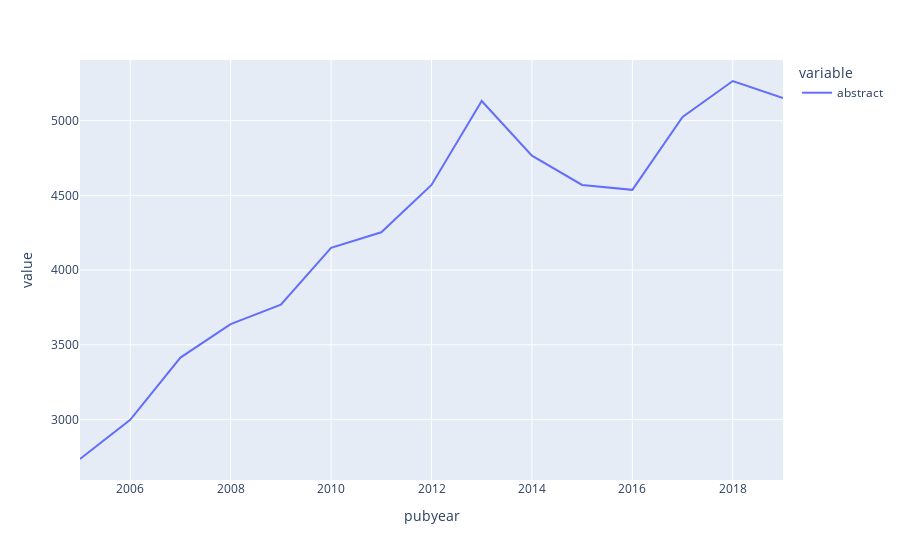

The code cell stored with this chart in its notebook:
### Code cell
px.line(wos.groupby('pubyear').abstract.count())

### Figure 1 — Plotly figure (JSON) as saved in the notebook; plotly's stock layout.template omitted (floating-point values rounded to 4 significant figures)
{"data": [{"hovertemplate": "variable=abstract<br>pubyear=%{x}<br>value=%{y}<extra></extra>", "legendgroup": "abstract", "line": {"color": "#636efa", "dash": "solid"}, "mode": "lines", "name": "abstract", "orientation": "v", "showlegend": true, "type": "scatter", "x": [2005, 2006, 2007, 2008, 2009, 2010, 2011, 2012, 2013, 2014, 2015, 2016, 2017, 2018, 2019], "xaxis": "x", "y": [2735, 2997, 3414, 3638, 3768, 4149, 4253, 4570, 5132, 4766, 4570, 4537, 5025, 5266, 5152], "yaxis": "y"}], "layout": {"legend": {"title": {"text": "variable"}, "tracegroupgap": 0}, "margin": {"t": 60}, "xaxis": {"anchor": "y", "domain": [0, 1], "title": {"text": "pubyear"}}, "yaxis": {"anchor": "x", "domain": [0, 1], "title": {"text": "value"}}}}
